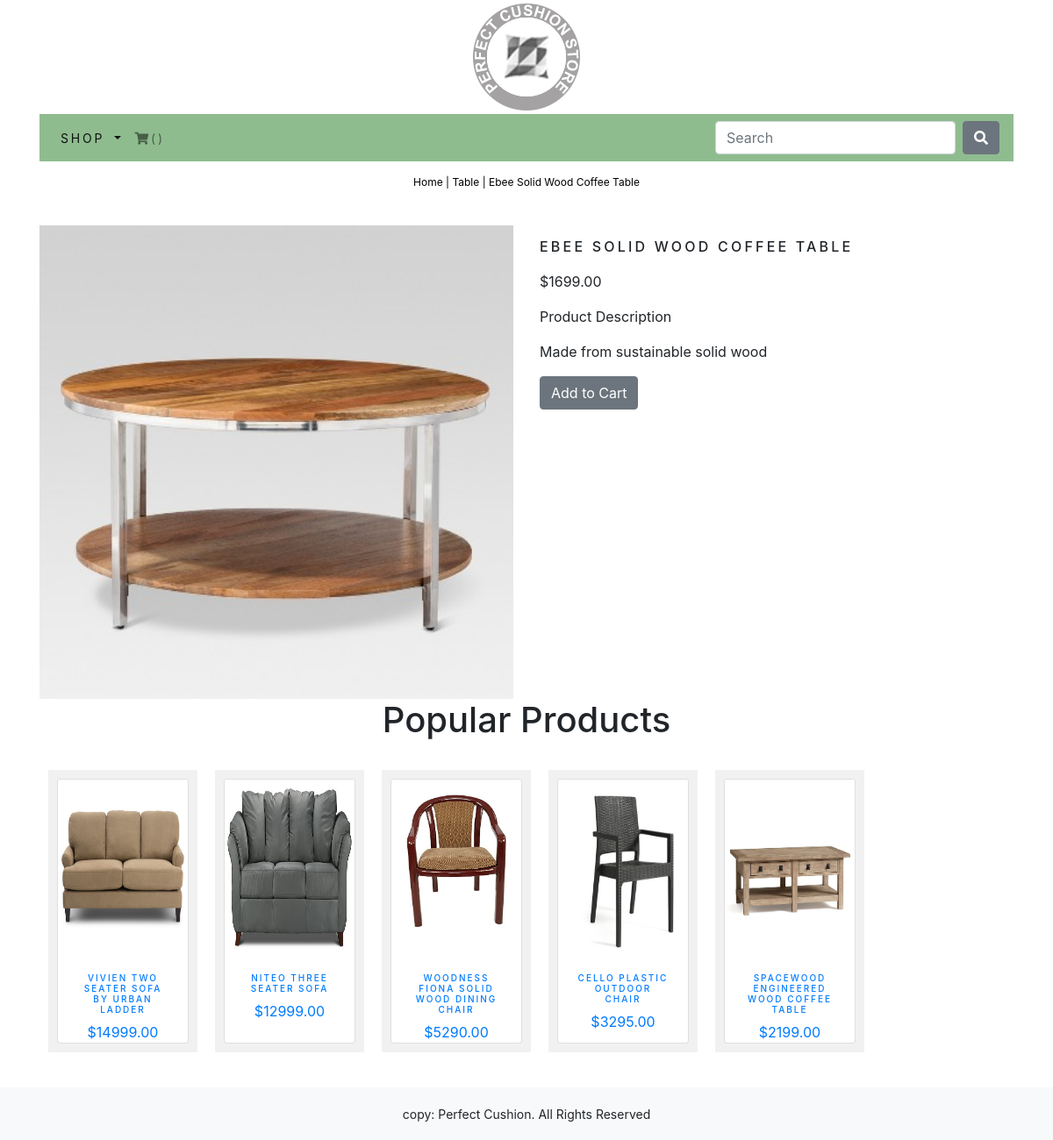
Page /shop/table/ebee-solid-wood-coffee-table/ on the earlier database version.
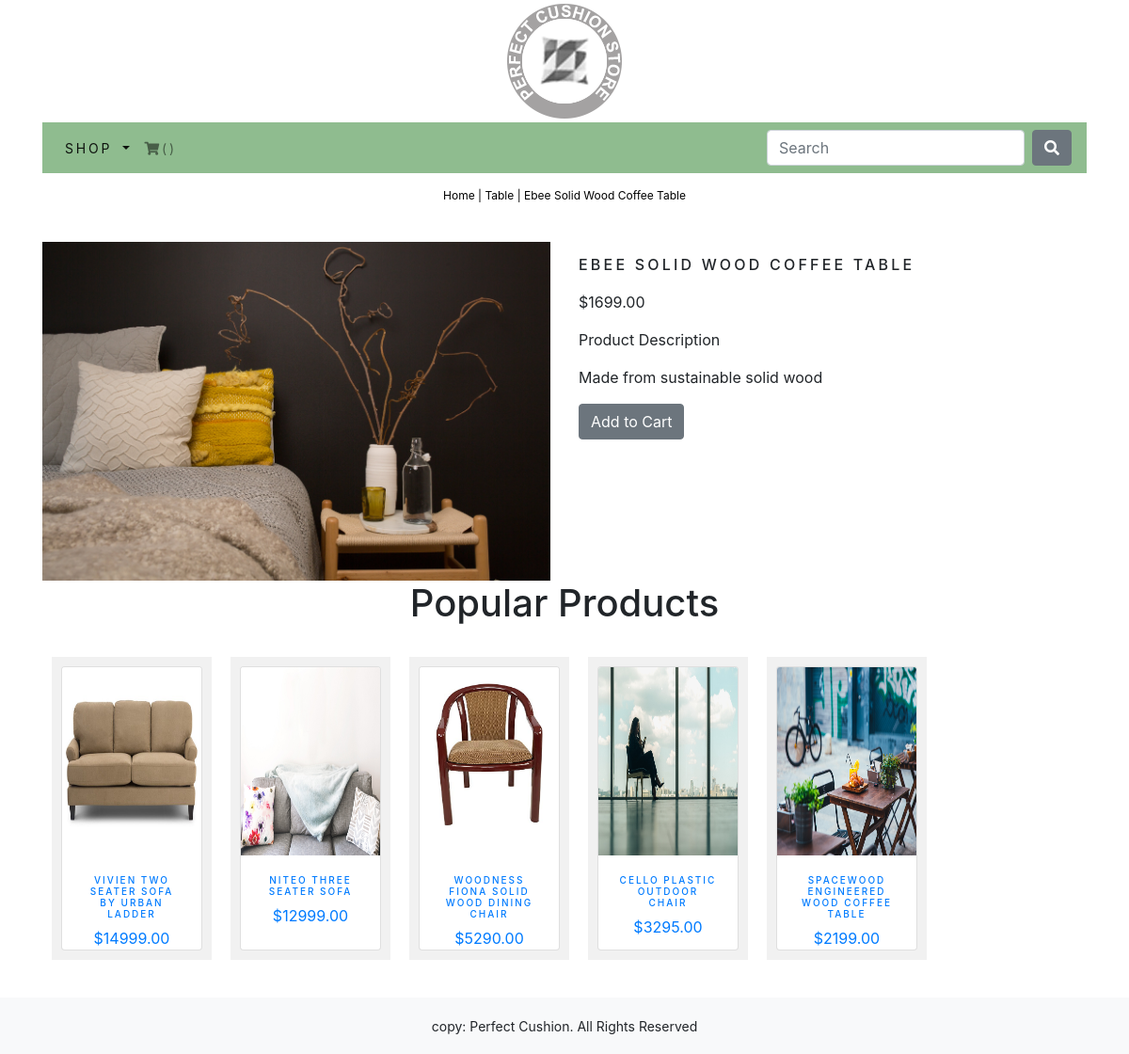
Same page on the later database version.
### shop/models.py (models this page shows, shortened)
class Product(models.Model):
    name = models.CharField(max_length=200, unique=True)
    slug = models.SlugField(max_length=200, unique=True)
    description = models.TextField(blank=True)
    category = models.ForeignKey(Category, on_delete=models.CASCADE)
    price = models.DecimalField(max_digits=10, decimal_places=2)
    image = models.ImageField(upload_to="product", blank=True)
    stock = models.IntegerField()
    available = models.BooleanField(default=True)
    created = models.DateTimeField(auto_now_add=True)
    updated = models.DateTimeField(auto_now=True)
    popularity = models.IntegerField(default=0)
    class Meta:
        ordering = ('name',)
        verbose_name = 'product'
        verbose_name_plural = 'products'
    def get_url(self):
        return reverse('shop:ProdCatDetail', args=[self.category.slug, self.slug])

class Category(models.Model):
    name = models.CharField(max_length=200, unique=True)
    slug = models.SlugField(max_length=200, unique=True)
    description = models.TextField(blank=True)
    image = models.ImageField(upload_to="category", blank=True)
    class Meta:
        ordering = ('name',)
        verbose_name = 'category'
        verbose_name_plural = 'categories'
    def get_url(self):
        return reverse('shop:products_by_category', args=[self.slug])

### shop/views.py (the view)
# urls.py: path('<slug:c_slug>/<slug:product_slug>/', views.ProdCatDetail, name="ProdCatDetail"),
def ProdCatDetail(request, c_slug, product_slug):
    try:
        product = Product.objects.get(category__slug=c_slug, slug=product_slug)
        popular = Product.objects.all().order_by('popularity')[:5]
    except Exception as e:
        raise e
    return render(request, 'shop/product.html', {'product': product, 'popular': popular})

### cart/context_processors.py (called while the page is built)
def counter(request):
    item_count = 0
    if 'admin' in request.path:
        return {}
    else:
        try:
            cart = Cart.objects.filter(cart_id=_cart_id(request))
            cart_items = CartItem.objects.all().filter(cart=cart[:1])
            for cart_item in cart_items:
                item_count += cart_item.quantity
        except Cart.DoesNotExist:
            item_count = 0
    return dict(item_count = item_count)

### cart/views.py (called while the page is built)
def _cart_id(request):
    cart = request.session.session_key
    if not cart:
        cart = request.session.create()
    return cart

### shop/context_processors.py (called while the page is built)
def menu_links(request):
    links = Category.objects.all()
    return dict(links=links)

### shop/templates/shop/product.html (shortened to what this page needs)
{% extends 'shop/base.html' %}
{% load staticfiles %}
{% block content %}
<div class="row my_prod_row_class">
    <div class="mx-auto">
        <p><a href="{% url 'shop:allProdCat' %}">Home</a> | <a href="{{ product.category.get_url }}">{{ product.category.name}}</a> | {{ product.name }}</p>
    </div>
        <div class="container">
            <br>
            <div class="row">
                <div class="col-12 col-sm-12 col-md-12 col-lg-6 text-center">
                    <div style="min-width: 18rem;">
                        <img style="width: 100%;" src="{{ product.image.url }}" alt="{{ product.name }}">
                    </div>
                </div>
                <div class="col-12 col-sm-12 col-md-12 col-lg-6">
                    <div>
                        <h1 class="my_prod_title">{{ product.name }}</h1>
                        <p>${{ product.price }}</p>
                        <p class="text-justify my_prod_text">Product Description</p>
                        <p>{{ product.description }}</p>
                        {% if product.stock <= 0 %}
                            <p class="text-justify my_prod_text"><b>Out of Stock</b></p>
                        {% else %}
                            <a class="btn btn-secondary" href="{% url 'cart:add_cart' product.id %}">Add to Cart</a>
                        {% endif %}
                    </div>
                </div>
            </div>
            <div class="row">
                <h1 class="text-center" style="width:100%;">Popular Products</h1>
                <div class="MultiCarousel" data-items="1,3,5,6" data-slide="1" id="MultiCarousel"  data-interval="1000">
                <div class="MultiCarousel-inner">
                    {% for popular_product in popular %}
                    <div class="item" style="width:190px;">
                        <div class="pad15">
                            <div class="card text-center">
                                <a href="{{ popular_product.get_url }}">
                                    <img class="card-img-top my_image" style="height:200px;" src="{{ popular_product.image.url }}" alt="{{popular_product.name}}">
                                    <div class="card-body" style="height:100px;">
                                        <h4 style="font-size:10px;">{{ popular_product.name }}</h4>
                                        <p>${{ popular_product.price }}</p>
                                    </div>
                                </a>
                            </div>
                        </div>
                    </div>
                    {% endfor %}
                </div>
                </div>
            </div>
        </div>
    </div>
{% endblock %}

Differences in the rows shown:
changed Product "EBEE SOLID WOOD COFFEE TABLE": image: a different picture
changed Product "NITEO THREE SEATER SOFA": image: a different picture
changed Product "CELLO PLASTIC OUTDOOR CHAIR": image: a different picture
changed Product "SPACEWOOD ENGINEERED WOOD COFFEE TABLE": image: a different picture
